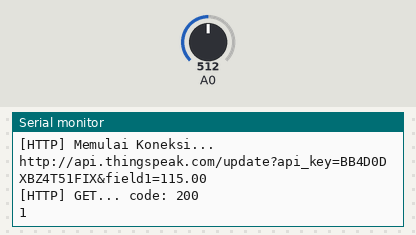
A sketch run on a simulated ESP8266 (NodeMCU). Shown: the last lines printed to the serial monitor. The inputs (shaded band) are chosen by the test bench; at power-on: A0 = 512. WiFi joins after 1.5 s; servers stay silent unless stated; web services answer with replies made up by the test bench.

Above: at 12.5 s.
12.6 s: A0 set to 716
At 22.07 s:
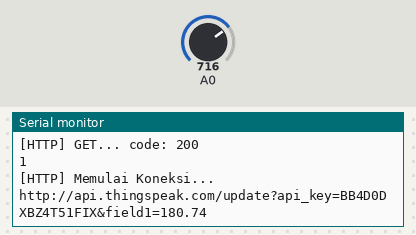
23.5 s: A0 set to 900
At 33.7 s:
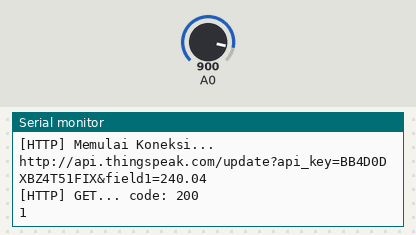
Timing chart, 0 to 35.2 s (numbered marks = the images above; inputs shaded):
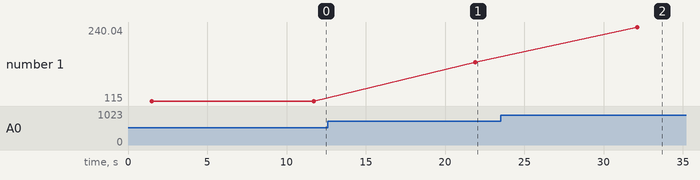

Measured:
- after the input at 12.6 s, the serial monitor: prints a new line after 9.3 s (image 1)
- after the input at 23.5 s, the serial monitor: prints a new line after 8.6 s (image 2)
- plotted number 1: 115 → 180.74 after the input at 12.6 s, 180.74 → 240.04 after the input at 23.5 s

The sketch:

nodemcu_iot_suhu_thinker.ino
```cpp
#include <Arduino.h>
#include <ESP8266WiFi.h>
#include <ESP8266WiFiMulti.h>
#include <ESP8266HTTPClient.h>
ESP8266WiFiMulti WiFiMulti;
String url; // string untuk menampung url
float suhu;

String api = "BB4D0DXBZ4T51FIX"; // kode API ThingSpeak Kalian (PERLU DISESUAIKAN)

void setup() {

    Serial.begin(115200); // memulai koneksi serial dgn boudrate 115200
    WiFi.mode(WIFI_STA);
    WiFiMulti.addAP("Teknisi", "bondowoso"); // nama SSID dan Passwordnya (PERLU DISESUAIKAN)
}

void loop()
  {
    while (WiFiMulti.run() != WL_CONNECTED)
      {
          Serial.println("Connecting to Wi-Fi . .");
          delay(500);
      };

          //suhu = analogRead(A0)/9.31;       // memasukan data suhu ke variabel String h
          suhu = ( (analogRead(A0)/310.3) - 0.5) / 0.01 ;

    if((WiFiMulti.run() == WL_CONNECTED))
        {
          HTTPClient http;
          Serial.println("[HTTP] Memulai Koneksi...");

          url = "http://api.thingspeak.com/update?api_key=";
          url += api;
          url += "&field1=";
          url += String(suhu);


          Serial.println(url);
          http.begin(url); //HTTP Request ke URL

          int httpCode = http.GET(); // mengakses jawaban server

          if(httpCode > 0) {
               Serial.printf("[HTTP] GET... code: %d\n", httpCode);

              if(httpCode == HTTP_CODE_OK) {
                  String payload = http.getString();
                  Serial.println(payload); // print balasan / file html dari server
                  Serial.println("\n\n");
              }
          } else {
              Serial.println("[HTTP] GET... failed");
          }

          http.end(); // mengakhiri Request
      }

      delay(10000); // jeda per koneksi 10 detik
  }
```
